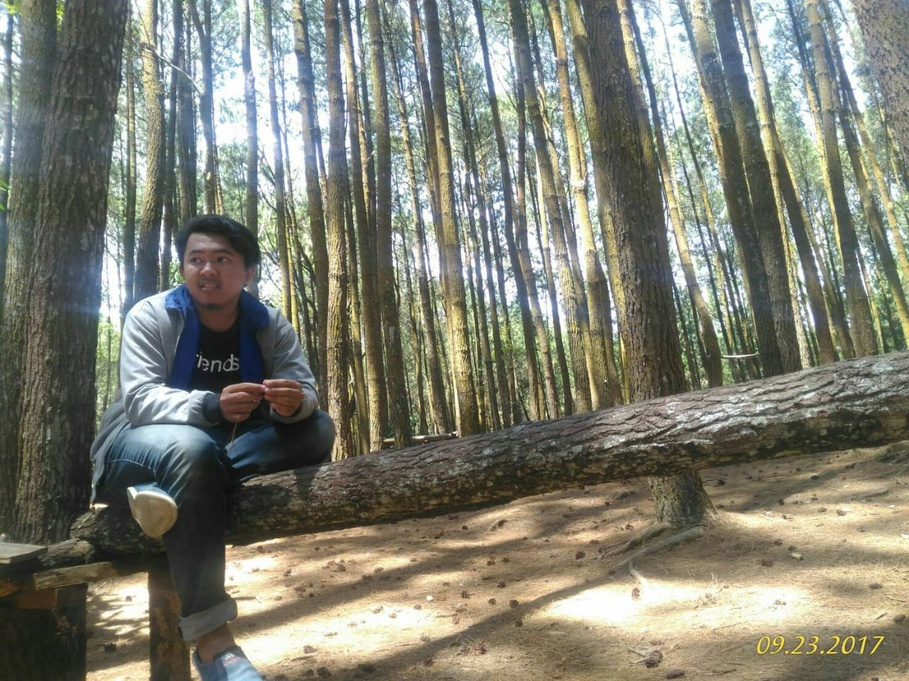
%> input picture pcd/foto/faul.jpg, 909 x 681 px, shrunk from 1280 x 960 before the run
$ octave ContrastChale.m   (GNU Octave 9; MATLAB toolbox functions it lacks are replaced by stand-ins)
%> lines starting %> are read from the running program, lines starting %| are printed output that depends on the picture
faul = imread('foto\faul.jpg');
%> faul is the input picture: size 681x909x3 uint8; mean R, G, B 126.4, 127.3, 114.4
rio = imread('foto\rio.jpeg');
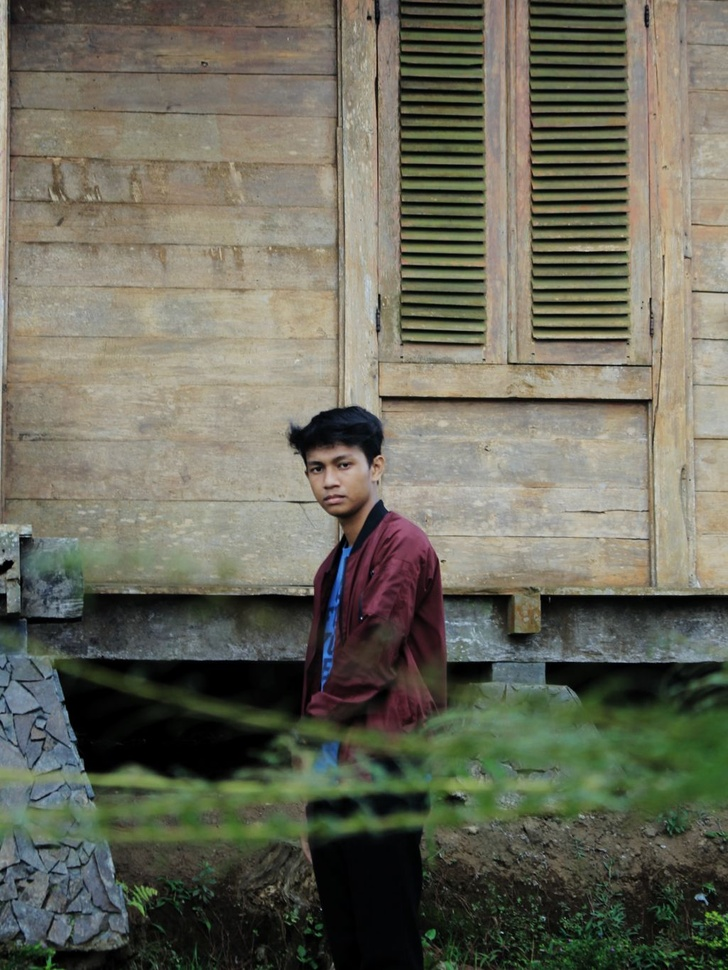
%> input picture pcd/foto/rio.jpeg, 728 x 970 px, shrunk from 1025 x 1366 before the run
%> rio is the input picture: size 970x728x3 uint8; mean R, G, B 104.9, 104.4, 90

faulgray = rgb2gray(faul);
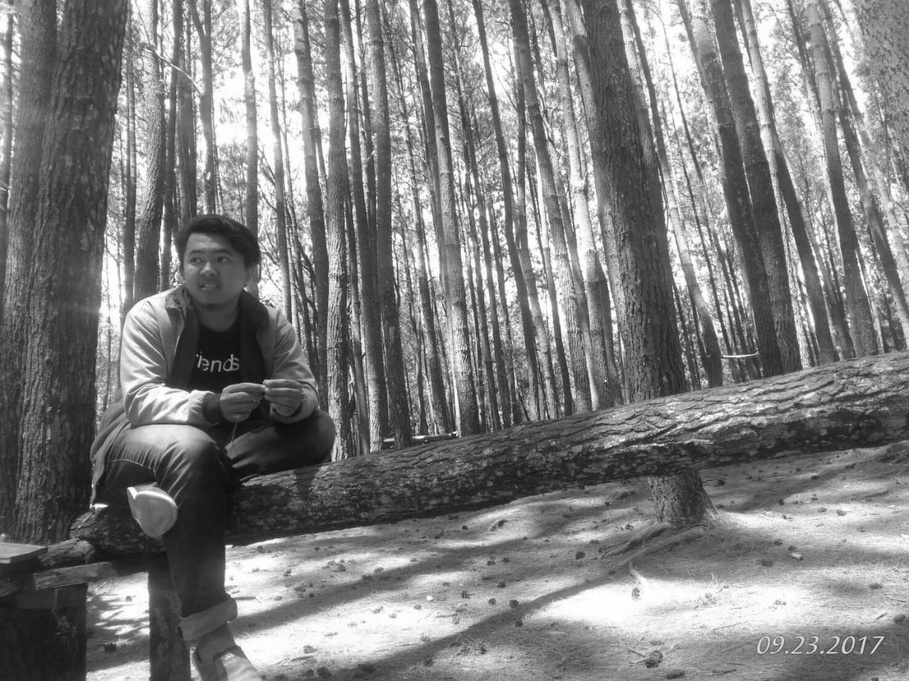
%> faulgray: size 681x909 uint8; min 12, max 255, mean 125.6
riogray = rgb2gray(rio);

faulA=adapthisteq(faulgray);
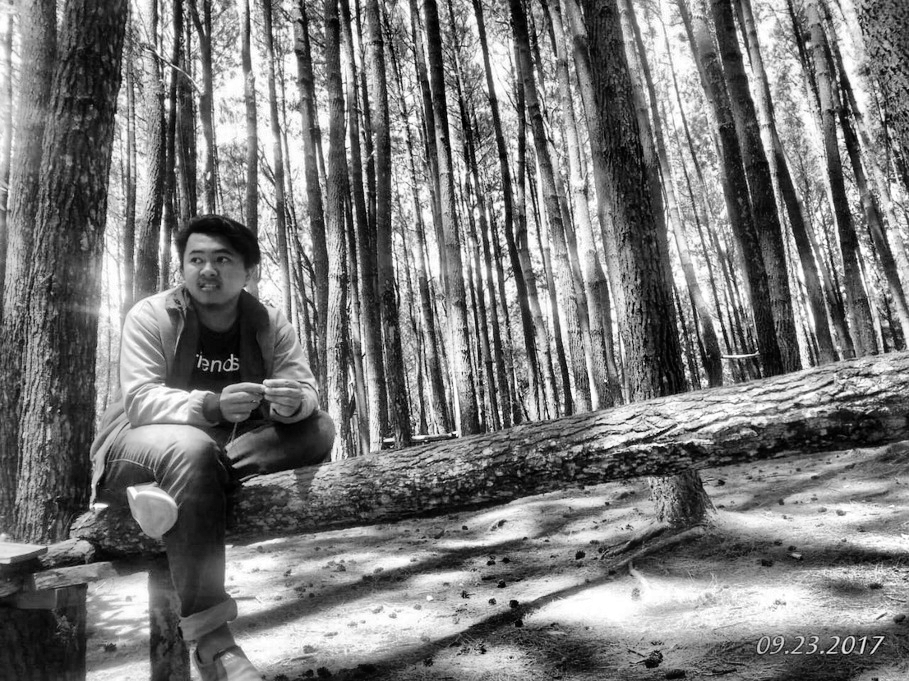
%> faulA: size 681x909 uint8; min 0, max 255, mean 121.2
RioA=adapthisteq(riogray);
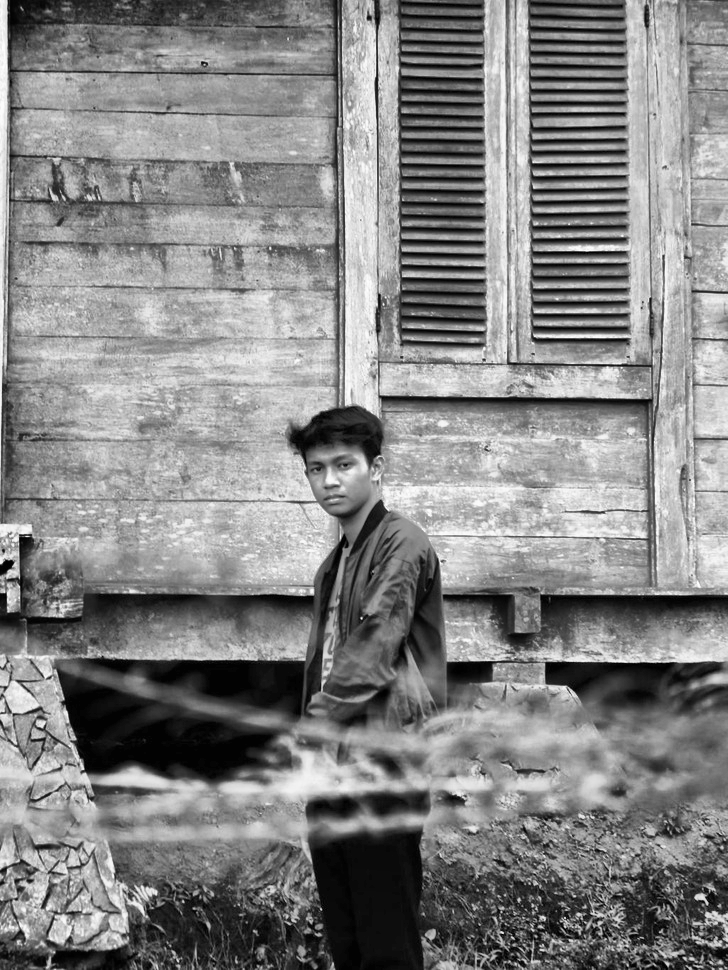
%> RioA: size 970x728 uint8; min 0, max 255, mean 132.1

figure(1)
subplot(2,3,1),imshow(rio),title('Citra Asli Rio');
subplot(2,3,2),imshow(riogray),title('Citra Gray Rio');
subplot(2,3,3),imshow(RioA),title('Citra Chale Rio');

subplot(2,3,5),imhist(riogray),title('Histogram Citra Gray Rio');
subplot(2,3,6),imhist(RioA),title('Histogram Citra Chale Rio');
%> after `title('Histogram Citra Chale Rio')`:
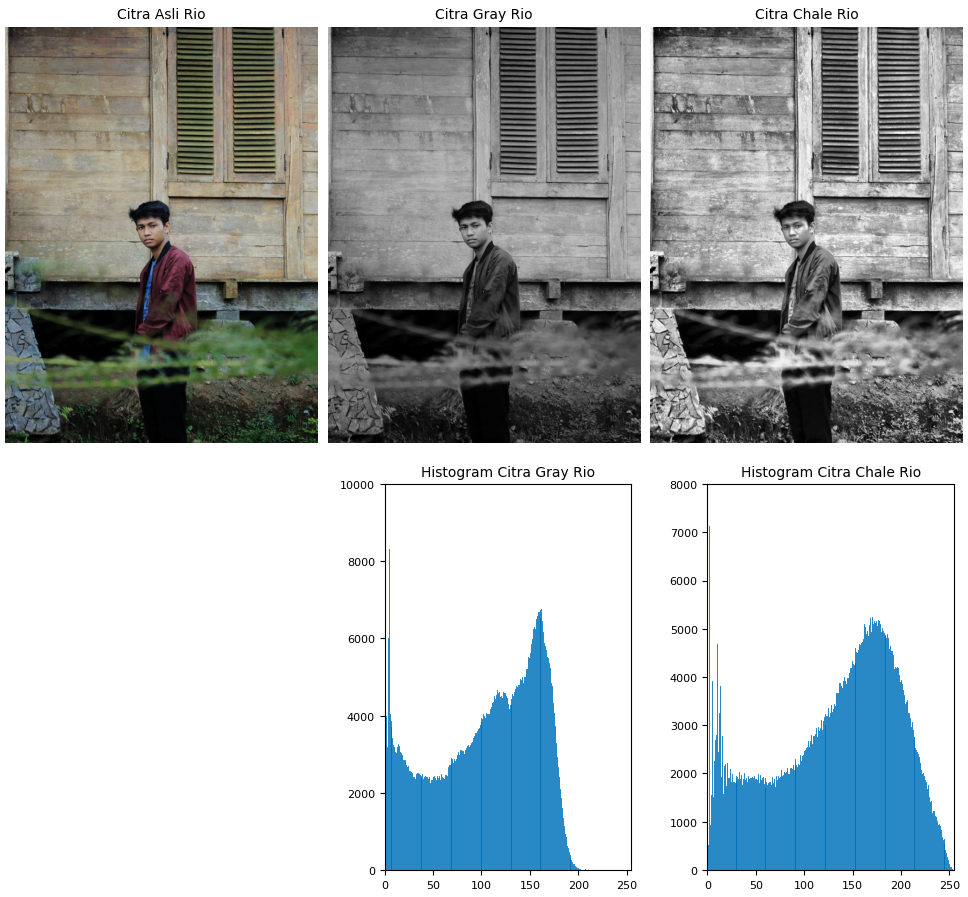
%> figure redrawn from the program's plot data, 5 panels

figure(2)
subplot(2,3,1),imshow(faul),title('Citra Asli Faul');
subplot(2,3,2),imshow(faulgray),title('Citra Gray Faul');
subplot(2,3,3),imshow(faulA),title('Citra Chale Faul');

subplot(2,3,5),imhist(faulgray),title('Histogram Citra Gray Faul');
subplot(2,3,6),imhist(faulA),title('Histogram Citra Chale Faul');
%> after `title('Histogram Citra Chale Faul')`:
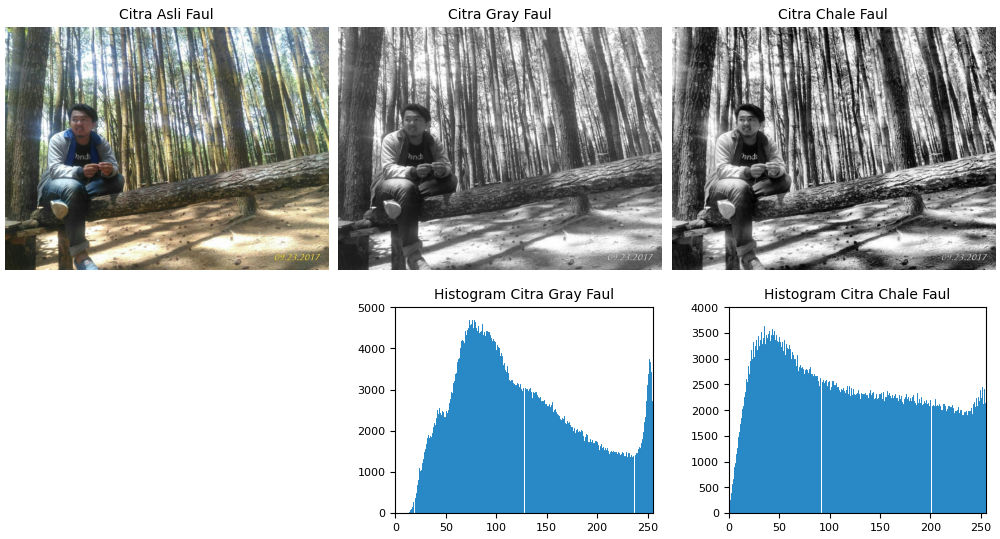
%> figure redrawn from the program's plot data, 5 panels
